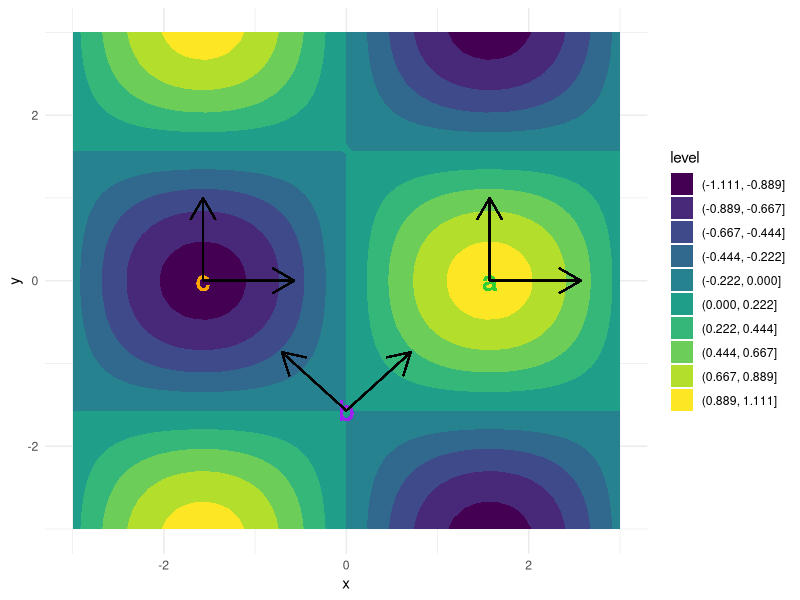

Write R code to recreate this figure.
# ------------------------------------------------------------------------------
# mathematical concepts

# FIG: 
#   (1) 3D visualization of the function f(x,y)=sin(x)cos(y).
#   (2) same function as a contour map, with marked concavity.
# ------------------------------------------------------------------------------

set.seed(1L)

library(ggplot2)

# DATA -------------------------------------------------------------------------

f <- function(x, y) sin(x) * cos(y)

x_seq <- seq(-3, 3, length.out = 50)
y_seq <- seq(-3, 3, length.out = 50)
grid <- expand.grid(x = x_seq, y = y_seq)
grid$z <- with(grid, f(x, y))

# Compute Hessian matrix and eigenvalues
calc_concav <- function(point) {
  matrix(c(-cos(point[2]) * sin(point[1]), -cos(point[1]) * sin(point[2]),
           -cos(point[1]) * sin(point[2]), -cos(point[2]) * sin(point[1])), nrow = 2)
}

a <- c(pi/2, 0)
wa <- eigen(calc_concav(a))$values  # lambda1 = lambda2 = -1

b <- c(0, -pi/2)
eig_b <- eigen(calc_concav(b))$values  # lambda1 = -1, lambda2 = 1

c <- c(-pi/2, 0)
eig_c <- eigen(calc_concav(c))$values  # lambda1 = lambda2 = 1

# PLOT -------------------------------------------------------------------------

contour_plot <- ggplot(grid, aes(x = x, y = y, z = z)) +
  geom_contour_filled(bins = 10) +
  geom_text(aes(x = pi/2, y = 0, label = "a"), color = "limegreen", size = 7) +
  geom_text(aes(x = 0, y = -pi/2, label = "b"), color = "purple", size = 7) +
  geom_text(aes(x = -pi/2, y = 0, label = "c"), color = "orange", size = 7) +
  
  # Arrows for Hessian eigenvectors
  geom_segment(aes(x = pi/2, y = 0, xend = pi/2, yend = 1), arrow = arrow(), color = "black") +
  geom_segment(aes(x = pi/2, y = 0, xend = pi/2 + 1, yend = 0), arrow = arrow(), color = "black") +
  
  geom_segment(aes(x = 0, y = -pi/2, xend = -1/sqrt(2), yend = -pi/2 + 1/sqrt(2)), arrow = arrow(), color = "black") +
  geom_segment(aes(x = 0, y = -pi/2, xend = 1/sqrt(2), yend = -pi/2 + 1/sqrt(2)), arrow = arrow(), color = "black") +
  
  geom_segment(aes(x = -pi/2, y = 0, xend = -pi/2, yend = 1), arrow = arrow(), color = "black") +
  geom_segment(aes(x = -pi/2, y = 0, xend = -pi/2 + 1, yend = 0), arrow = arrow(), color = "black") +
  
  labs(
    x = "x",
    y = "y"
  ) +
  theme_minimal()

contour_plot
# ../figure_man/hessian_contour.png" is a manually created screenshot
